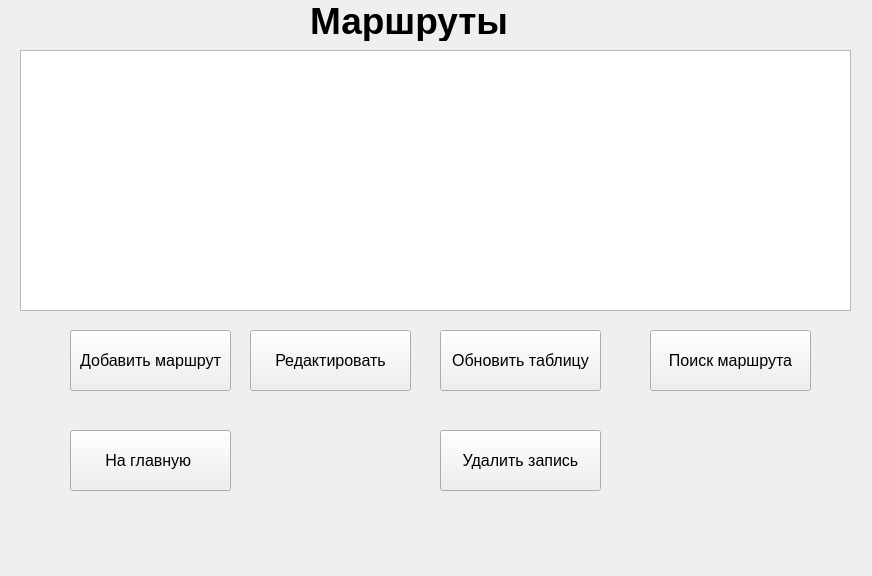
<?xml version="1.0" encoding="UTF-8"?>
<ui version="4.0">
 <class>AddRoutes</class>
 <widget class="QWidget" name="AddRoutes">
  <property name="geometry">
   <rect>
    <x>0</x>
    <y>0</y>
    <width>872</width>
    <height>576</height>
   </rect>
  </property>
  <property name="windowTitle">
   <string>Маршруты</string>
  </property>
  <widget class="QPushButton" name="pushButton_3">
   <property name="geometry">
    <rect>
     <x>440</x>
     <y>330</y>
     <width>161</width>
     <height>61</height>
    </rect>
   </property>
   <property name="font">
    <font>
     <pointsize>12</pointsize>
    </font>
   </property>
   <property name="text">
    <string>Обновить таблицу</string>
   </property>
  </widget>
  <widget class="QPushButton" name="pushButton_2">
   <property name="geometry">
    <rect>
     <x>250</x>
     <y>330</y>
     <width>161</width>
     <height>61</height>
    </rect>
   </property>
   <property name="font">
    <font>
     <pointsize>12</pointsize>
    </font>
   </property>
   <property name="text">
    <string>Редактировать</string>
   </property>
  </widget>
  <widget class="QTableView" name="tableView">
   <property name="geometry">
    <rect>
     <x>20</x>
     <y>50</y>
     <width>831</width>
     <height>261</height>
    </rect>
   </property>
  </widget>
  <widget class="QPushButton" name="pushButton_6">
   <property name="geometry">
    <rect>
     <x>650</x>
     <y>330</y>
     <width>161</width>
     <height>61</height>
    </rect>
   </property>
   <property name="font">
    <font>
     <pointsize>12</pointsize>
    </font>
   </property>
   <property name="text">
    <string>Поиск маршрута</string>
   </property>
  </widget>
  <widget class="QPushButton" name="pushButton_4">
   <property name="geometry">
    <rect>
     <x>440</x>
     <y>430</y>
     <width>161</width>
     <height>61</height>
    </rect>
   </property>
   <property name="font">
    <font>
     <pointsize>12</pointsize>
    </font>
   </property>
   <property name="text">
    <string>Удалить запись</string>
   </property>
  </widget>
  <widget class="QPushButton" name="pushButton">
   <property name="geometry">
    <rect>
     <x>70</x>
     <y>330</y>
     <width>161</width>
     <height>61</height>
    </rect>
   </property>
   <property name="font">
    <font>
     <pointsize>12</pointsize>
    </font>
   </property>
   <property name="text">
    <string>Добавить маршрут</string>
   </property>
  </widget>
  <widget class="QPushButton" name="pushButton_5">
   <property name="geometry">
    <rect>
     <x>70</x>
     <y>430</y>
     <width>161</width>
     <height>61</height>
    </rect>
   </property>
   <property name="font">
    <font>
     <pointsize>12</pointsize>
    </font>
   </property>
   <property name="text">
    <string>На главную </string>
   </property>
  </widget>
  <widget class="QLabel" name="label">
   <property name="geometry">
    <rect>
     <x>310</x>
     <y>0</y>
     <width>211</width>
     <height>41</height>
    </rect>
   </property>
   <property name="font">
    <font>
     <pointsize>28</pointsize>
     <weight>75</weight>
     <bold>true</bold>
    </font>
   </property>
   <property name="text">
    <string>Маршруты</string>
   </property>
  </widget>
 </widget>
 <resources/>
 <connections/>
</ui>
